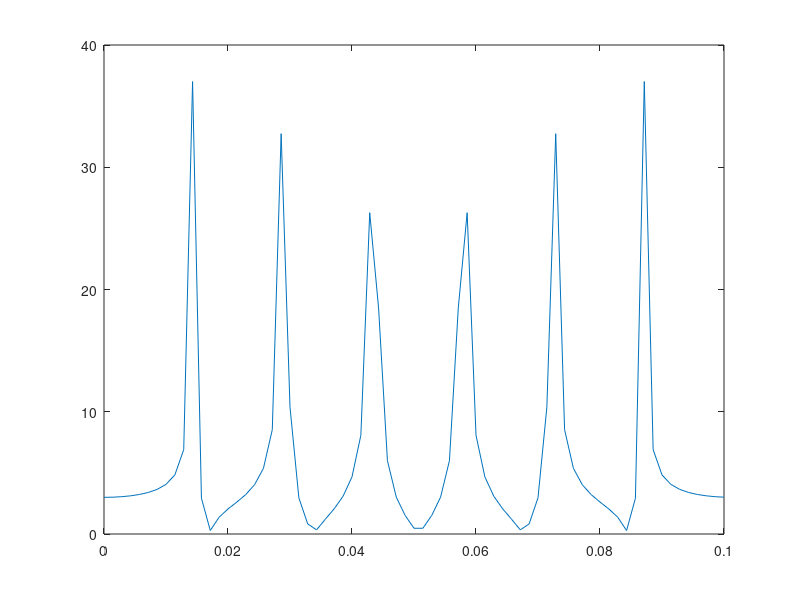

This figure's MATLAB source:
N = 64;
f = 100;
t = 0:1/700:0.1;


x = cos(2*pi*f*t) + cos(2*pi*2*f*t)+ cos(2*pi*3*f*t);
X = abs(fft(x));
plot(t,X)
